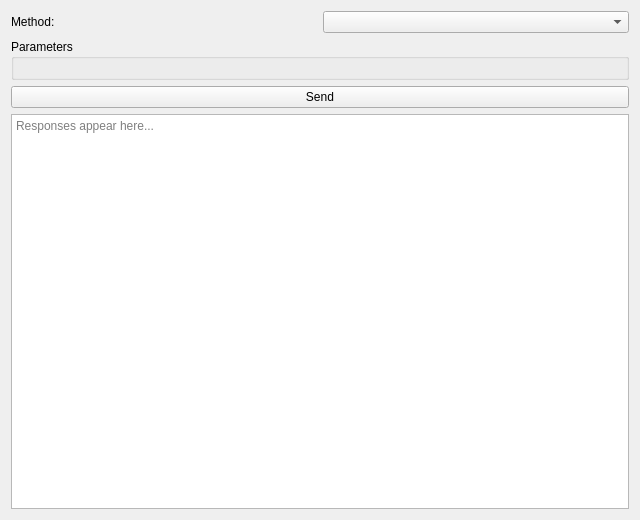
<?xml version="1.0" encoding="UTF-8"?>
<ui version="4.0">
 <class>MainWindow</class>
 <widget class="QWidget" name="MainWindow">
  <property name="geometry">
   <rect><x>0</x><y>0</y><width>640</width><height>520</height></rect>
  </property>
  <property name="windowTitle">
   <string>TestService Client</string>
  </property>
  <layout class="QVBoxLayout" name="verticalLayout">
   <item>
    <layout class="QHBoxLayout" name="methodRow">
     <item>
      <widget class="QLabel" name="methodLabel">
       <property name="text"><string>Method:</string></property>
      </widget>
     </item>
     <item>
      <widget class="QComboBox" name="methodCombo"/>
     </item>
    </layout>
   </item>
   <item>
    <widget class="QGroupBox" name="paramsGroup">
     <property name="title"><string>Parameters</string></property>
     <layout class="QVBoxLayout" name="paramsOuter">
      <item><widget class="QWidget" name="formContainer" native="true"/></item>
     </layout>
    </widget>
   </item>
   <item>
    <widget class="QPushButton" name="sendButton">
     <property name="text"><string>Send</string></property>
    </widget>
   </item>
   <item>
    <widget class="QTextEdit" name="outputTextEdit">
     <property name="readOnly"><bool>true</bool></property>
     <property name="placeholderText"><string>Responses appear here...</string></property>
    </widget>
   </item>
  </layout>
 </widget>
 <resources/>
 <connections/>
</ui>
